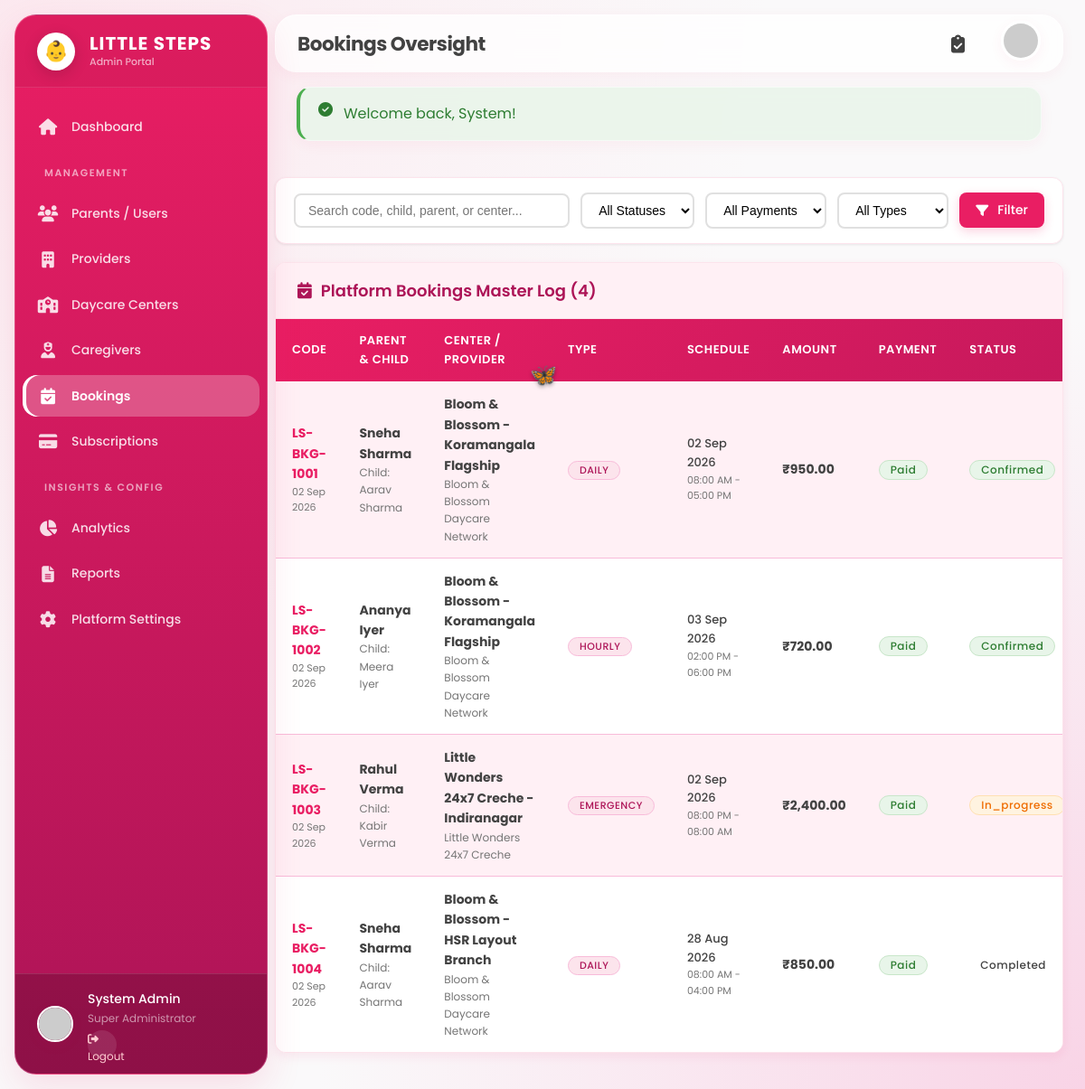
The app's page /admin/bookings.php (signed in) with its own data.
### tables this page shows
CREATE TABLE `bookings` (
  `id` bigint(20) UNSIGNED NOT NULL AUTO_INCREMENT,
  `booking_code` varchar(20) NOT NULL,
  `user_id` bigint(20) UNSIGNED NOT NULL,
  `center_id` bigint(20) UNSIGNED NOT NULL,
  `child_name` varchar(100) NOT NULL,
  `child_age_months` int(11) DEFAULT NULL,
  `child_gender` varchar(20) DEFAULT NULL,
  `booking_type` enum('hourly','daily','monthly','emergency') NOT NULL DEFAULT 'daily',
  `start_datetime` datetime NOT NULL,
  `end_datetime` datetime NOT NULL,
  `hours_count` decimal(8,2) DEFAULT NULL,
  `days_count` int(11) DEFAULT NULL,
  `unit_price` decimal(10,2) NOT NULL,
  `total_amount` decimal(10,2) NOT NULL,
  `discount_amount` decimal(10,2) DEFAULT 0.00,
  `final_amount` decimal(10,2) NOT NULL,
  `payment_status` enum('pending','paid','refunded','failed') NOT NULL DEFAULT 'pending',
  `payment_method` varchar(50) DEFAULT 'Online UPI/Card',
  `payment_id` varchar(100) DEFAULT NULL,
  `status` enum('pending','confirmed','in_progress','completed','cancelled','no_show') NOT NULL DEFAULT 'pending',
  `cancellation_reason` text DEFAULT NULL,
  `cancelled_by` enum('parent','provider','admin') DEFAULT NULL,
  `cancelled_at` datetime DEFAULT NULL,
  `special_requirements` text DEFAULT NULL,
  `pickup_person` varchar(100) DEFAULT NULL,
  `pickup_phone` varchar(20) DEFAULT NULL,
  `emergency_contact` varchar(100) DEFAULT NULL,
  `provider_notes` text DEFAULT NULL,
  `parent_rating` int(1) DEFAULT NULL,
  `parent_review` text DEFAULT NULL,
  `provider_rating` int(1) DEFAULT NULL,
  `provider_review` text DEFAULT NULL,
  `reviewed_at` datetime DEFAULT NULL,
  `created_at` timestamp NOT NULL DEFAULT current_timestamp(),
  `updated_at` timestamp NOT NULL DEFAULT current_timestamp() ON UPDATE current_timestamp(),
  PRIMARY KEY (`id`),
  UNIQUE KEY `booking_code` (`booking_code`),
  KEY `user_id` (`user_id`),
  KEY `center_id` (`center_id`),
  KEY `status` (`status`),
  KEY `payment_status` (`payment_status`),
  KEY `start_datetime` (`start_datetime`),
  CONSTRAINT `fk_bookings_user` FOREIGN KEY (`user_id`) REFERENCES `users` (`id`) ON DELETE CASCADE,
  CONSTRAINT `fk_bookings_center` FOREIGN KEY (`center_id`) REFERENCES `daycare_centers` (`id`) ON DELETE CASCADE
);

CREATE TABLE `users` (
  `id` bigint(20) UNSIGNED NOT NULL AUTO_INCREMENT,
  `email` varchar(100) NOT NULL,
  `password` varchar(255) NOT NULL,
  `first_name` varchar(50) NOT NULL,
  `last_name` varchar(50) NOT NULL,
  `phone` varchar(20) DEFAULT NULL,
  `address` text DEFAULT NULL,
  `city` varchar(50) DEFAULT NULL,
  `state` varchar(50) DEFAULT NULL,
  `pincode` varchar(15) DEFAULT NULL,
  `profile_image` varchar(255) DEFAULT NULL,
  `role` enum('parent','admin') NOT NULL DEFAULT 'parent',
  `is_active` tinyint(1) NOT NULL DEFAULT 1,
  `email_verified` tinyint(1) NOT NULL DEFAULT 1,
  `verification_token` varchar(100) DEFAULT NULL,
  `last_login` datetime DEFAULT NULL,
  `created_at` timestamp NOT NULL DEFAULT current_timestamp(),
  `updated_at` timestamp NOT NULL DEFAULT current_timestamp() ON UPDATE current_timestamp(),
  PRIMARY KEY (`id`),
  UNIQUE KEY `email` (`email`),
  KEY `role` (`role`),
  KEY `is_active` (`is_active`)
);

CREATE TABLE `daycare_centers` (
  `id` bigint(20) UNSIGNED NOT NULL AUTO_INCREMENT,
  `provider_id` bigint(20) UNSIGNED NOT NULL,
  `name` varchar(100) NOT NULL,
  `type` enum('daycare','creche','preschool','babysitting','after_school') NOT NULL DEFAULT 'daycare',
  `address` text NOT NULL,
  `area` varchar(100) DEFAULT NULL,
  `city` varchar(50) NOT NULL,
  `state` varchar(50) NOT NULL,
  `pincode` varchar(15) NOT NULL,
  `latitude` decimal(10,8) DEFAULT NULL,
  `longitude` decimal(11,8) DEFAULT NULL,
  `contact_phone` varchar(20) DEFAULT NULL,
  `contact_email` varchar(100) DEFAULT NULL,
  `images` json DEFAULT NULL,
  `description` text DEFAULT NULL,
  `amenities` json DEFAULT NULL,
  `curriculum` varchar(100) DEFAULT NULL,
  `min_age_months` int(11) DEFAULT 0,
  `max_age_years` int(11) DEFAULT 12,
  `capacity` int(11) DEFAULT 30,
  `current_occupancy` int(11) DEFAULT 0,
  `operating_hours_start` time DEFAULT '07:00:00',
  `operating_hours_end` time DEFAULT '20:00:00',
  `is_24x7` tinyint(1) NOT NULL DEFAULT 0,
  `meals_included` tinyint(1) NOT NULL DEFAULT 1,
  `transport_available` tinyint(1) NOT NULL DEFAULT 1,
  `cctv_enabled` tinyint(1) NOT NULL DEFAULT 1,
  `pricing_hourly` decimal(10,2) DEFAULT 150.00,
  `pricing_daily` decimal(10,2) DEFAULT 800.00,
  `pricing_monthly` decimal(10,2) DEFAULT 9500.00,
  `status` enum('active','inactive','maintenance') NOT NULL DEFAULT 'active',
  `rating` decimal(3,2) DEFAULT 4.80,
  `total_reviews` int(11) DEFAULT 0,
  `created_at` timestamp NOT NULL DEFAULT current_timestamp(),
  `updated_at` timestamp NOT NULL DEFAULT current_timestamp() ON UPDATE current_timestamp(),
  PRIMARY KEY (`id`),
  KEY `provider_id` (`provider_id`),
  KEY `city` (`city`),
  KEY `is_24x7` (`is_24x7`),
  KEY `status` (`status`),
  CONSTRAINT `fk_centers_provider` FOREIGN KEY (`provider_id`) REFERENCES `providers` (`id`) ON DELETE CASCADE
);

CREATE TABLE `providers` (
  `id` bigint(20) UNSIGNED NOT NULL AUTO_INCREMENT,
  `business_name` varchar(100) NOT NULL,
  `owner_name` varchar(100) NOT NULL,
  `email` varchar(100) NOT NULL,
  `password` varchar(255) NOT NULL,
  `phone` varchar(20) NOT NULL,
  `alternate_phone` varchar(20) DEFAULT NULL,
  `address` text NOT NULL,
  `city` varchar(50) NOT NULL,
  `state` varchar(50) NOT NULL,
  `pincode` varchar(15) NOT NULL,
  `latitude` decimal(10,8) DEFAULT NULL,
  `longitude` decimal(11,8) DEFAULT NULL,
  `logo` varchar(255) DEFAULT NULL,
  `cover_image` varchar(255) DEFAULT NULL,
  `description` text DEFAULT NULL,
  `established_year` int(4) DEFAULT NULL,
  `license_number` varchar(50) DEFAULT NULL,
  `license_expiry` date DEFAULT NULL,
  `capacity_children` int(11) DEFAULT 0,
  `age_groups` json DEFAULT NULL,
  `operating_hours` varchar(255) DEFAULT NULL,
  `is_24x7` tinyint(1) NOT NULL DEFAULT 0,
  `pricing_hourly` decimal(10,2) DEFAULT NULL,
  `pricing_daily` decimal(10,2) DEFAULT NULL,
  `pricing_monthly` decimal(10,2) DEFAULT NULL,
  `facilities` json DEFAULT NULL,
  `safety_measures` json DEFAULT NULL,
  `certifications` json DEFAULT NULL,
  `rating` decimal(3,2) DEFAULT 0.00,
  `total_reviews` int(11) DEFAULT 0,
  `status` enum('pending','approved','rejected','suspended') NOT NULL DEFAULT 'pending',
  `is_active` tinyint(1) NOT NULL DEFAULT 1,
  `admin_notes` text DEFAULT NULL,
  `last_login` datetime DEFAULT NULL,
  `created_at` timestamp NOT NULL DEFAULT current_timestamp(),
  `updated_at` timestamp NOT NULL DEFAULT current_timestamp() ON UPDATE current_timestamp(),
  PRIMARY KEY (`id`),
  UNIQUE KEY `email` (`email`),
  KEY `status` (`status`),
  KEY `city` (`city`)
);

### admin/bookings.php (the view, shortened to what this page needs)
<?php
require_once __DIR__ . '/../config/database.php';
require_once __DIR__ . '/../config/functions.php';
$conn = getDBConnection();
$search        = sanitizeInput($conn, $_GET['search'] ?? '');
$sql = "SELECT b.*, u.first_name, u.last_name, u.email as parent_email, u.phone as parent_phone,
               c.name as center_name, p.business_name
        FROM bookings b
        JOIN users u ON b.user_id = u.id
        JOIN daycare_centers c ON b.center_id = c.id
        JOIN providers p ON c.provider_id = p.id
        WHERE 1=1";
$sql .= " ORDER BY b.created_at DESC";
$bookings = $conn->query($sql)->fetch_all(MYSQLI_ASSOC);
require_once __DIR__ . '/includes/header.php';
?>
<div class="filter-card">
    <form method="GET" class="filter-form">
        <div style="flex: 2; min-width: 200px;">
            <input type="text" name="search" class="filter-input" style="width: 100%;" placeholder="Search code, child, parent, or center..." value="<?= htmlspecialchars($search) ?>">
        </div>
        <div>
            <select name="status" class="filter-input">
                <option value="">All Statuses</option>
            </select>
        </div>
        <div>
            <select name="payment_status" class="filter-input">
                <option value="">All Payments</option>
            </select>
        </div>
        <div>
            <select name="type" class="filter-input">
                <option value="">All Types</option>
            </select>
        </div>
        <button type="submit" class="btn btn-primary" style="padding: 9px 18px;">
            <i class="fas fa-filter"></i> Filter
        </button>
    </form>
</div>
<div class="table-container">
    <div class="table-header-bar">
        <h3 class="table-header-title">
            <i class="fas fa-calendar-check"></i> Platform Bookings Master Log (<?= count($bookings) ?>)
        </h3>
    </div>
    <div style="overflow-x: auto;">
        <table class="admin-table">
            <thead>
                <tr>
                    <th>Code</th>
                    <th>Parent & Child</th>
                    <th>Center / Provider</th>
                    <th>Type</th>
                    <th>Schedule</th>
                    <th>Amount</th>
                    <th>Payment</th>
                    <th>Status</th>
                </tr>
            </thead>
            <tbody>
                <?php if (empty($bookings)): ?>
                    <tr>
                        <td colspan="9" style="text-align: center; padding: 36px; color: #9E9E9E;">
                            No bookings found matching filters.
                        </td>
                    </tr>
                <?php else: ?>
                    <?php foreach ($bookings as $b): ?>
                        <tr>
                            <td>
                                <strong style="color: var(--admin-pink);"><?= htmlspecialchars($b['booking_code']) ?></strong>
                                <div style="font-size: 11px; color: #757575;"><?= formatDate($b['created_at']) ?></div>
                            </td>
                            <td>
                                <strong><?= htmlspecialchars($b['first_name'] . ' ' . $b['last_name']) ?></strong>
                                <div style="font-size: 12px; color: #757575;">Child: <?= htmlspecialchars($b['child_name']) ?></div>
                            </td>
                            <td>
                                <strong><?= htmlspecialchars($b['center_name']) ?></strong>
                                <div style="font-size: 12px; color: #757575;"><?= htmlspecialchars($b['business_name']) ?></div>
                            </td>
                            <td>
                                <span class="badge badge-pink" style="font-size: 11px; text-transform: uppercase;">
                                    <?= htmlspecialchars($b['booking_type']) ?>
                                </span>
                            </td>
                            <td>
                                <div style="font-size: 13px; font-weight: 500;"><?= formatDate($b['start_datetime'], 'd M Y') ?></div>
                                <div style="font-size: 11px; color: #757575;">
                                    <?= date('h:i A', strtotime($b['start_datetime'])) ?> - <?= date('h:i A', strtotime($b['end_datetime'])) ?>
                                </div>
                            </td>
                            <td>
                                <strong><?= formatCurrency($b['final_amount']) ?></strong>
                            </td>
                            <td>
                                <span class="badge badge-<?= htmlspecialchars($b['payment_status']) ?>">
                                    <?= htmlspecialchars($b['payment_status']) ?>
                                </span>
                            </td>
                            <td>
                                <span class="badge badge-<?= htmlspecialchars($b['status']) ?>">
                                    <?= htmlspecialchars($b['status']) ?>
                                </span>
                            </td>
                        </tr>
                    <?php endforeach; ?>
                <?php endif; ?>
            </tbody>
        </table>
    </div>
</div>
<?php require_once __DIR__ . '/includes/footer.php'; ?>

### assets/css/style.css (style rules this page uses)
:root { --main-pink: #E91E63; --light-pink: #FCE4EC; --dark-pink: #AD1457; --accent-pink: #F50057; --pastel-pink: #F8BBD9; --baby-pink: #FFF0F5; --white: #FFFFFF; --off-white: #FAF9FA; --light-gray: #F5F5F5; --medium-gray: #9E9E9E; --dark-gray: #424242; --near-black: #212121; --success: #4CAF50; --warning: #FF9800; --danger: #F44336; --info: #2196F3; --success-bg: #E8F5E9; --warning-bg: #FFF3E0; --danger-bg: #FFEBEE; --info-bg: #E3F2FD; --glass-bg: rgba(255, 255, 255, 0.75); --glass-border: rgba(255, 255, 255, 0.6); --glass-blur: blur(12px); --font-primary: 'Poppins', -apple-system, BlinkMacSystemFont, 'Segoe UI', Roboto, 'Helvetica Neue', Arial, sans-serif; --space-xs: 4px; --space-sm: 8px; --space-md: 16px; --space-lg: 24px; --space-xl: 32px; --space-2xl: 48px; --space-3xl: 64px; --radius-sm: 12px; --radius-md: 16px; --radius-lg: 24px; --radius-xl: 32px; --radius-full: 9999px; --shadow-sm: 0 4px 15px rgba(233,30,99,0.05); --shadow-md: 0 8px 30px rgba(233,30,99,0.08); --shadow-lg: 0 16px 40px rgba(233,30,99,0.12); --shadow-xl: 0 24px 60px rgba(233,30,99,0.15); }
* { margin: 0; padding: 0; box-sizing: border-box; }
body { font-family: var(--font-primary); background-color: var(--off-white); background-image: radial-gradient(at 0% 0%, rgba(252, 228, 236, 0.8) 0px, transparent 50%), radial-gradient(at 100% 100%, rgba(248, 187, 217, 0.6) 0px, transparent 50%); background-attachment: fixed; color: var(--dark-gray); line-height: 1.6; font-size: 16px; }
h1, h2, h3, h4, h5, h6 { color: var(--near-black); font-weight: 700; }
h3 { font-size: 1.35rem; line-height: 1.4; margin-bottom: var(--space-sm); }
.btn { display: inline-flex; align-items: center; justify-content: center; padding: 10px 24px; font-size: 14px; font-weight: 500; border-radius: 8px; cursor: pointer; transition: all 0.3s cubic-bezier(0.4, 0, 0.2, 1); border: none; font-family: inherit; gap: 10px; text-align: center; }
.btn-primary { background: var(--main-pink); color: var(--white); box-shadow: 0 4px 12px rgba(233, 30, 99, 0.2); }
.table-container { border-radius: var(--radius-md); overflow-x: auto; background: rgba(255, 255, 255, 0.5); border: 1px solid var(--glass-border); }
.badge { display: inline-flex; align-items: center; padding: 6px 14px; font-size: 12px; font-weight: 600; border-radius: var(--radius-full); line-height: 1; letter-spacing: 0.5px; }
.badge-pink { background: var(--light-pink); color: var(--dark-pink); border: 1px solid rgba(233, 30, 99, 0.2); }

### records on screen
bookings: booking_code "LS-BKG-1001", created_at "02 Sep 2026", user.last_name "Sneha Sharma", child_name "Aarav Sharma", center.name "Bloom & Blossom - Koramangala Flagship", providers.business_name "Bloom & Blossom Daycare Network", booking_type "DAILY", start_datetime "02 Sep 2026", start_datetime "08:00 AM", end_datetime "05:00 PM", final_amount "₹950.00", payment_status "Paid", status "Confirmed"
bookings: booking_code "LS-BKG-1002", created_at "02 Sep 2026", user.last_name "Ananya Iyer", child_name "Meera Iyer", center.name "Bloom & Blossom - Koramangala Flagship", providers.business_name "Bloom & Blossom Daycare Network", booking_type "HOURLY", start_datetime "03 Sep 2026", start_datetime "02:00 PM", end_datetime "06:00 PM", final_amount "₹720.00", payment_status "Paid", status "Confirmed"
bookings: booking_code "LS-BKG-1003", created_at "02 Sep 2026", user.last_name "Rahul Verma", child_name "Kabir Verma", center.name "Little Wonders 24x7 Creche - Indiranagar", providers.business_name "Little Wonders 24x7 Creche", booking_type "EMERGENCY", start_datetime "02 Sep 2026", start_datetime "08:00 PM", end_datetime "08:00 AM", final_amount "₹2,400.00", payment_status "Paid", status "In_progress"
bookings: booking_code "LS-BKG-1004", created_at "02 Sep 2026", user.last_name "Sneha Sharma", child_name "Aarav Sharma", center.name "Bloom & Blossom - HSR Layout Branch", providers.business_name "Bloom & Blossom Daycare Network", booking_type "DAILY", start_datetime "28 Aug 2026", start_datetime "08:00 AM", end_datetime "04:00 PM", final_amount "₹850.00", payment_status "Paid", status "Completed"

### other values on screen
$pageTitleHeader "Bookings Oversight"
$flash['message'] "Welcome back, System!"
count($bookings) "4"
